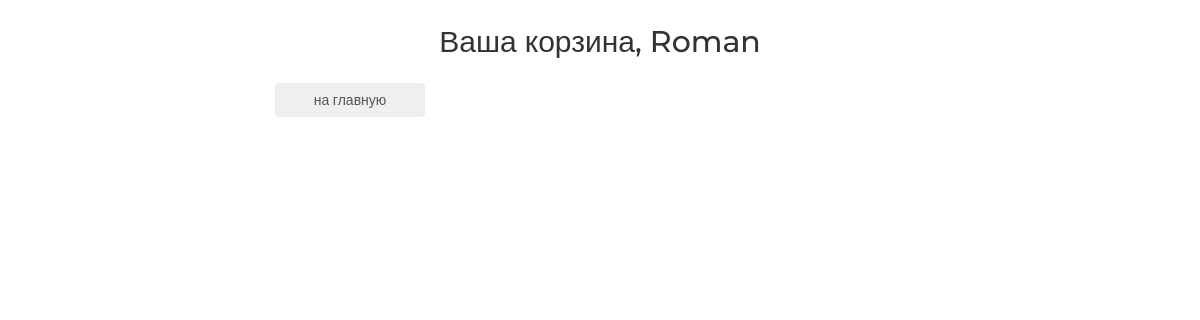
Before: /basket/ (signed in) with the older database file.
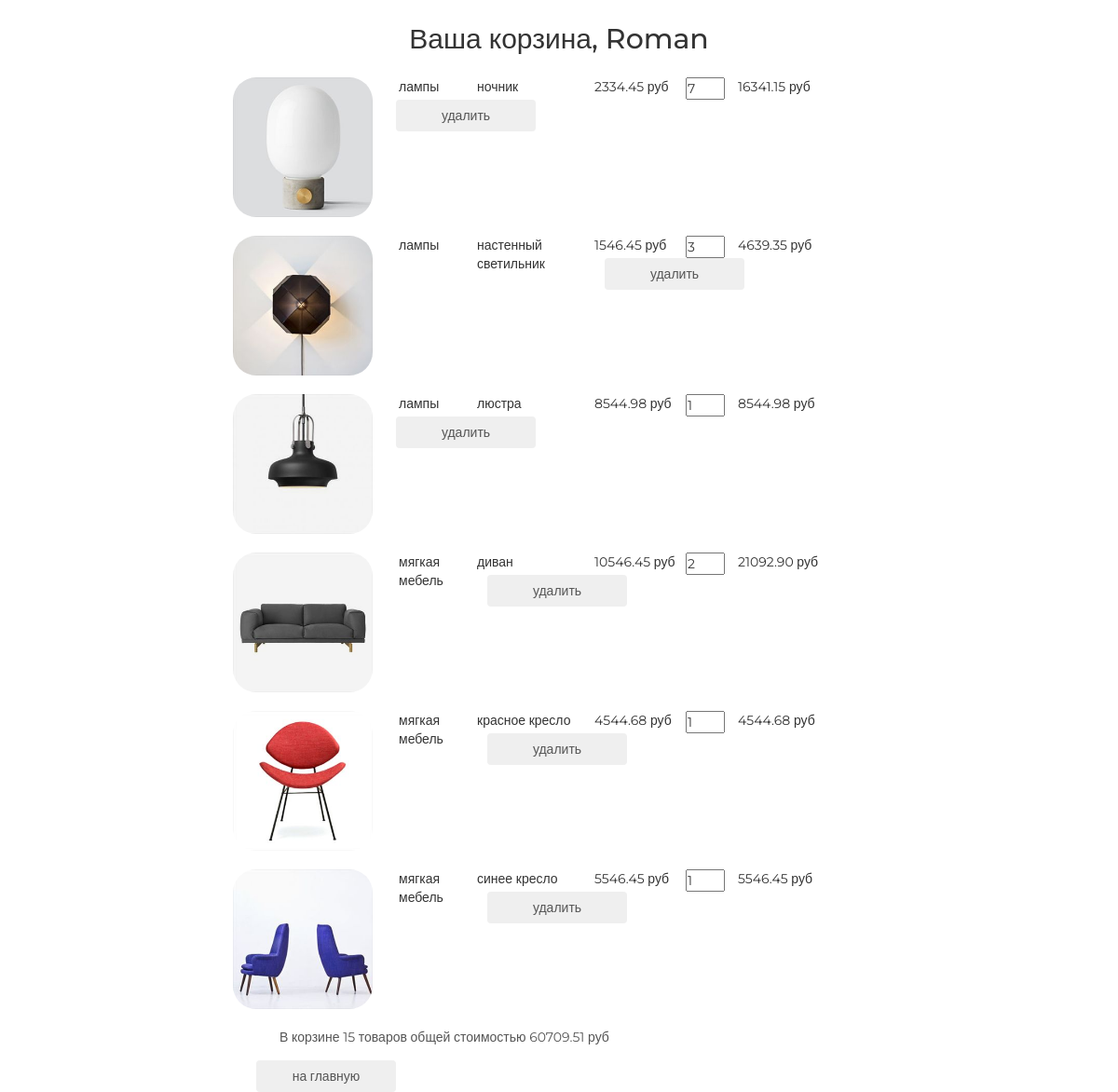
After: the same page with the newer database file.
### basketapp/models.py (models this page shows)
class Basket(models.Model):
    user = models.ForeignKey(settings.AUTH_USER_MODEL, on_delete=models.CASCADE, related_name='basket')
    product = models.ForeignKey(Product, on_delete=models.CASCADE)
    quantity = models.PositiveSmallIntegerField(verbose_name='количество', default=0)
    add_datetime = models.DateTimeField(auto_now_add=True, verbose_name='время')
    @property
    def product_cost(self):
        return self.product.price * self.quantity
    @property
    def total_quantity(self):
        _item = Basket.objects.filter(user=self.user)
        _total_quantity = sum(list(map(lambda x: x.quantity, _item)))
        return _total_quantity
    @property
    def total_cost(self):
        _item = Basket.objects.filter(user=self.user)
        _total_cost = sum(list(map(lambda x: x.product_cost, _item)))
        return _total_cost

### mainapp/models.py (models this page shows, shortened)
class Product(models.Model):
    category = models.ForeignKey(ProductCategory, on_delete=models.CASCADE)
    name = models.CharField(verbose_name='наименование продука', max_length=128)
    image = models.ImageField(upload_to='product_images', blank=True)
    short_desc = models.CharField(verbose_name='кратокое описание продукта', max_length=60, blank=True)
    description = models.TextField(verbose_name='описание продукта', blank=True)
    price = models.DecimalField(verbose_name='цена продукта', max_digits=8, decimal_places=2, default=0)
    quantity = models.PositiveIntegerField(verbose_name='количество на складе', default=0)

class ProductCategory(models.Model):
    name = models.CharField(verbose_name='наиментование категории', max_length=64, unique=True)
    description = models.TextField(verbose_name='описание категории', blank=True)
    create_dt = models.DateTimeField(verbose_name='дата создания категории', auto_now_add=True)

### authapp/models.py (models this page shows)
class ShopUser(AbstractUser):
    avatar = models.ImageField(upload_to='users_avatars', blank=True)
    age = models.PositiveSmallIntegerField(verbose_name='возраст')

### basketapp/views.py (the view)
# urls.py: path('', basketapp.basket, name = 'view'),
@login_required
def basket(request):
    title = 'корзина'
    basket_items = Basket.objects.filter(user=request.user).order_by('product__category')
    content = {
        'title': title,
        'basket_items': basket_items,
    }
    return render(request, 'basketapp/basket.html', content)

### basketapp/templates/basketapp/basket.html
{% extends 'basketapp/base.html' %}
{% load static %}
{% block content %}
      <div class="basket_list">
        {% include 'basketapp/includes/inc_basket_list.html' %}
      </div>
    <div>
        <button class="btn btn-round">
          <a href="{% url 'main' %}">на главную</a>
        </button>
    </div>
{% endblock %}

### basketapp/templates/basketapp/includes/inc_basket_list.html
{% for item in basket_items %}
    <div class="basket_record">
      <img src="/media/{{ item.product.image }}"
           alt="{{ item.product.short_desc }}">
      <span class="category_name">{{ item.product.category.name }}</span>
      <span class="product_name">{{ item.product.name }}</span>
      <span class="product_price">{{ item.product.price }} руб</span>
      <input type="number" name="{{ item.pk }}"
                           min="0"
                           value="{{ item.quantity }}">
      <span class="product_cost">{{ item.product_cost }} руб</span>
      <button class="btn btn-round">
        <a href="{% url 'basket:remove' item.pk %}" class="">
          удалить
        </a>
      </button>
    </div>
  {% endfor %}
{% if basket_items %}
    <div class="basket_summary">
      В корзине {{ basket_items.0.total_quantity }} товаров общей стоимостью
                {{ basket_items.0.total_cost }} руб
    </div>
{% endif %}

Changed rows visible on the page:
added Basket: product.image (picture), product.category.name "лампы", product.name "ночник", product.price "2334.45", quantity "7", product_cost "16341.15", user+quantity "15", user+product+quantity "60709.51"
added Basket: product.image (picture), product.category.name "лампы", product.name "настенный светильник", product.price "1546.45", quantity "3", product_cost "4639.35"
added Basket: product.image (picture), product.category.name "лампы", product.name "люстра", product.price "8544.98", quantity "1", product_cost "8544.98"
added Basket: product.image (picture), product.category.name "мягкая мебель", product.name "диван", product.price "10546.45", quantity "2", product_cost "21092.90"
added Basket: product.image (picture), product.category.name "мягкая мебель", product.name "красное кресло", product.price "4544.68", quantity "1", product_cost "4544.68"
added Basket: product.image (picture), product.category.name "мягкая мебель", product.name "синее кресло", product.price "5546.45", quantity "1", product_cost "5546.45"
Other visible differences:
text now shown: "В корзине товаров общей стоимостью руб"
